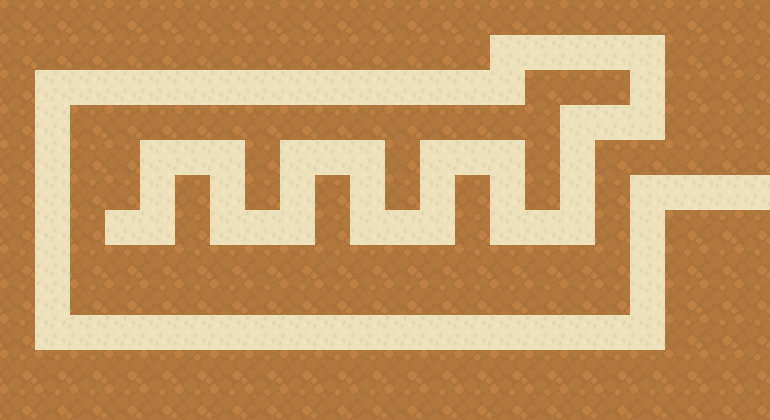

A 2D game scene composited from a Tiled map and its tileset images. What follows is a short description and the map's XML, with each tile layer's data collapsed to a summary:
An orthogonal 22x12 tile map with 35x35 px tiles, 3 tile layers (background, walkable, collision) and 113 objects.

<map version="1.0" tiledversion="2017.06.27" orientation="orthogonal" renderorder="right-down" width="22" height="12" tilewidth="35" tileheight="35" nextobjectid="193">
 <tileset firstgid="1" name="tiles_spritesheet" tilewidth="35" tileheight="35" spacing="1" tilecount="156" columns="12">
  <image source="../tiles/tiles_spritesheet.png" width="432" height="468" />
 </tileset>
 <layer name="background" width="22" height="12">
  <data>[264 cells, 264 non-empty, 1 distinct tile ids]</data>
 </layer>
 <layer name="walkable" width="22" height="12">
  <data>[264 cells, 82 non-empty, 1 distinct tile ids]</data>
 </layer>
 <layer name="collision" width="22" height="12">
  <properties>
   <property name="collision" value="true" />
  </properties>
  <data>[264 cells, 182 non-empty, 1 distinct tile ids]</data>
 </layer>
 <objectgroup name="objects">
  <object id="23" gid="63" x="0" y="36" width="35" height="35" />
  <object id="24" gid="63" x="34" y="34" width="35" height="35" />
  <object id="25" gid="63" x="73" y="35" width="35" height="35" />
  <object id="26" gid="63" x="109" y="36" width="35" height="35" />
  <object id="27" gid="63" x="143" y="33" width="35" height="35" />
  <object id="28" gid="63" x="176" y="38" width="35" height="35" />
  <object id="29" gid="63" x="208" y="40" width="35" height="35" />
  <object id="30" gid="63" x="245" y="36" width="35" height="35" />
  <object id="31" gid="63" x="283" y="36" width="35" height="35" />
  <object id="32" gid="63" x="318" y="36" width="35" height="35" />
  <object id="33" gid="63" x="348" y="37" width="35" height="35" />
  <object id="34" gid="63" x="382" y="35" width="35" height="35" />
  <object id="35" gid="63" x="418" y="36" width="35" height="35" />
  <object id="36" gid="63" x="455" y="37" width="35" height="35" />
  <object id="37" gid="63" x="489" y="33" width="35" height="35" />
  <object id="38" gid="63" x="525" y="35" width="35" height="35" />
  <object id="39" gid="63" x="561" y="34" width="35" height="35" />
  <object id="40" gid="63" x="595" y="34" width="35" height="35" />
  <object id="41" gid="63" x="631" y="35" width="35" height="35" />
  <object id="42" gid="63" x="668" y="38" width="35" height="35" />
  <object id="43" gid="63" x="703" y="38" width="35" height="35" />
  <object id="44" gid="63" x="735" y="36" width="35" height="35" />
  <object id="45" gid="63" x="1" y="419" width="35" height="35" />
  <object id="46" gid="63" x="38" y="418" width="35" height="35" />
  <object id="47" gid="63" x="69" y="422" width="35" height="35" />
  <object id="49" gid="63" x="106" y="422" width="35" height="35" />
  <object id="50" gid="63" x="139" y="424" width="35" height="35" />
  <object id="51" gid="63" x="180" y="421" width="35" height="35" />
  <object id="52" gid="63" x="210" y="419" width="35" height="35" />
  <object id="53" gid="63" x="241" y="421" width="35" height="35" />
  <object id="54" gid="63" x="280" y="420" width="35" height="35" />
  <object id="55" gid="63" x="316" y="422" width="35" height="35" />
  <object id="56" gid="63" x="353" y="419" width="35" height="35" />
  <object id="57" gid="63" x="389" y="418" width="35" height="35" />
  <object id="58" gid="63" x="419" y="418" width="35" height="35" />
  <object id="59" gid="63" x="455" y="418" width="35" height="35" />
  <object id="60" gid="63" x="490" y="419" width="35" height="35" />
  <object id="61" gid="63" x="522" y="422" width="35" height="35" />
  <object id="62" gid="63" x="561" y="420" width="35" height="35" />
  <object id="63" gid="63" x="595" y="423" width="35" height="35" />
  <object id="64" gid="63" x="629" y="418" width="35" height="35" />
  <object id="65" gid="63" x="665" y="417" width="35" height="35" />
  <object id="66" gid="63" x="698" y="420" width="35" height="35" />
  <object id="67" gid="63" x="734" y="420" width="35" height="35" />
  <object id="81" gid="64" x="668" y="280" width="35" height="35" />
  <object id="83" gid="64" x="0" y="281" width="35" height="35" />
  <object id="84" gid="64" x="1" y="316" width="35" height="35" />
  <object id="85" gid="64" x="0" y="351" width="35" height="35" />
  <object id="86" gid="64" x="4" y="390" width="35" height="35" />
  <object id="87" gid="64" x="-2" y="145" width="35" height="35" />
  <object id="88" gid="64" x="1" y="103" width="35" height="35" />
  <object id="89" gid="64" x="2" y="67" width="35" height="35" />
  <object id="126" gid="108" x="107" y="247" width="35" height="35" />
  <object id="127" gid="63" x="69" y="212" width="35" height="35" />
  <object id="128" gid="63" x="104" y="208" width="35" height="35" />
  <object id="129" gid="63" x="68" y="244" width="35" height="35" />
  <object id="130" gid="63" x="68" y="280" width="35" height="35" />
  <object id="131" gid="63" x="105" y="282" width="35" height="35" />
  <object id="132" gid="63" x="139" y="279" width="35" height="35" />
  <object id="133" gid="63" x="172" y="279" width="35" height="35" />
  <object id="134" gid="63" x="174" y="245" width="35" height="35" />
  <object id="135" gid="63" x="171" y="207" width="35" height="35" />
  <object id="136" gid="63" x="105" y="176" width="35" height="35" />
  <object id="137" gid="64" x="106" y="142" width="35" height="35" />
  <object id="138" gid="64" x="142" y="140" width="35" height="35" />
  <object id="139" gid="64" x="173" y="140" width="35" height="35" />
  <object id="141" gid="64" x="210" y="282" width="35" height="35" />
  <object id="142" gid="64" x="244" y="282" width="35" height="35" />
  <object id="143" gid="64" x="319" y="279" width="35" height="35" />
  <object id="144" gid="64" x="242" y="177" width="35" height="35" />
  <object id="145" gid="64" x="315" y="137" width="35" height="35" />
  <object id="146" gid="64" x="384" y="178" width="35" height="35" />
  <object id="147" gid="64" x="385" y="210" width="35" height="35" />
  <object id="148" gid="64" x="455" y="241" width="35" height="35" />
  <object id="149" gid="64" x="383" y="280" width="35" height="35" />
  <object id="150" gid="64" x="422" y="279" width="35" height="35" />
  <object id="151" gid="63" x="526" y="141" width="35" height="35" />
  <object id="152" gid="64" x="562" y="102" width="35" height="35" />
  <object id="153" gid="64" x="525" y="177" width="35" height="35" />
  <object id="154" gid="64" x="493" y="140" width="35" height="35" />
  <object id="155" gid="63" x="597" y="210" width="35" height="35" />
  <object id="157" gid="64" x="629" y="175" width="35" height="35" />
  <object id="158" gid="64" x="665" y="105" width="35" height="35" />
  <object id="159" gid="64" x="698" y="143" width="35" height="35" />
  <object id="160" gid="64" x="0" y="181" width="35" height="35" />
  <object id="161" gid="64" x="-1" y="212" width="35" height="35" />
  <object id="162" gid="64" x="-1" y="241" width="35" height="35" />
  <object id="165" gid="106" x="384" y="140" width="35" height="35" />
  <object id="166" gid="106" x="210" y="69" width="35" height="35" />
  <object id="167" gid="63" x="594" y="246" width="35" height="35" />
  <object id="168" gid="64" x="560" y="282" width="35" height="35" />
  <object id="169" gid="64" x="495" y="310" width="35" height="35" />
  <object id="170" gid="64" x="285" y="312" width="35" height="35" />
  <object id="171" gid="64" x="105" y="313" width="35" height="35" />
  <object id="172" gid="64" x="211" y="385" width="35" height="35" />
  <object id="173" gid="106" x="176" y="315" width="35" height="35" />
  <object id="174" gid="64" x="317" y="245" width="35" height="35" />
  <object id="175" gid="106" x="665" y="313" width="35" height="35" />
  <object id="177" gid="106" x="525" y="384" width="35" height="35" />
  <object id="178" gid="106" x="37" y="382" width="35" height="35" />
  <object id="179" gid="63" x="666" y="174" width="35" height="35" />
  </objectgroup>
</map>
<!-- 12 of 113 objects omitted -->
